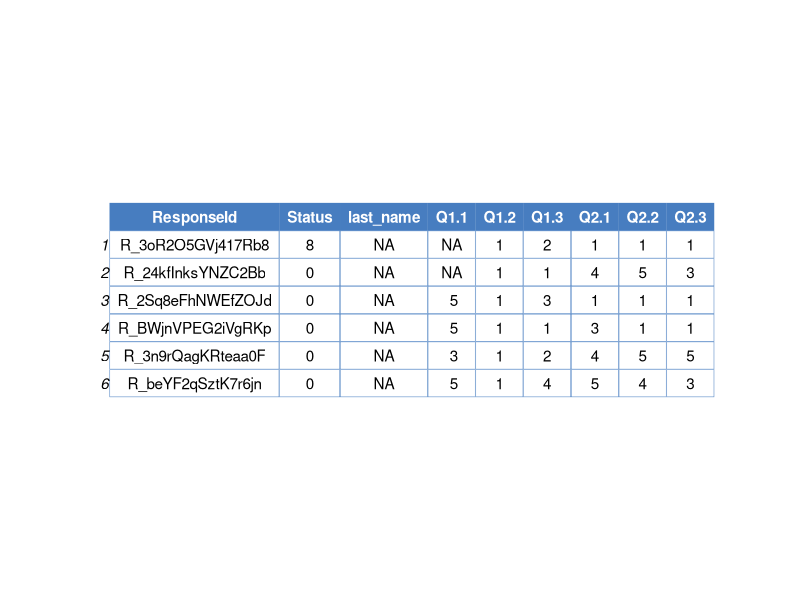
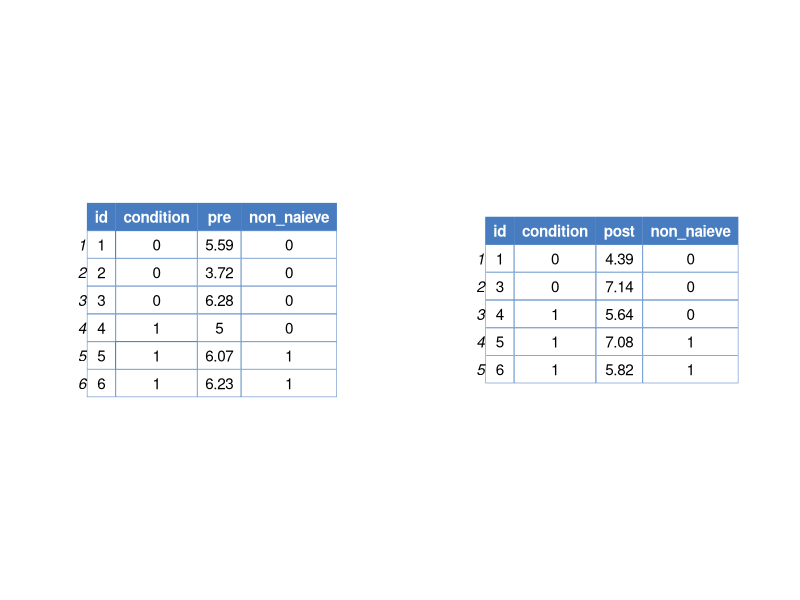

The R source for these figures, in order:
## ---- chunk 1
library(tidyverse)
library(ggpubr)
## ---- chunk 2
ex_dat<-read.csv("suppl/cons_perf.csv")

head(ex_dat)%>%select(ResponseId, Status, last_name = RecipientLastName, starts_with("Q"))%>%
  ggpubr::ggtexttable(theme = ttheme(base_style="lBlueWhite"))

## ---- chunk 3
ex_dat2a<-tibble(id = 1:6,
                condition = rep(0:1, each = 3),
                pre = round(rnorm(6, 5, sd = 1), 2), 
                non_naieve = c(rep(0, 4), rep(1, 2)))

ex_dat2b<-tibble(id = c(1, 3:6),
                condition = c(rep(0, each = 2), rep(1, each = 3)),
                post = round(rnorm(5, 6, sd = 1), 2), 
                non_naieve = c(rep(0, 3), rep(1, 2)))

t1<-ggpubr::ggtexttable(ex_dat2a, theme = ttheme(base_style="lBlueWhite"))
t2<-ggpubr::ggtexttable(ex_dat2b, theme = ttheme(base_style="lBlueWhite"))


ggarrange(t1,t2)
